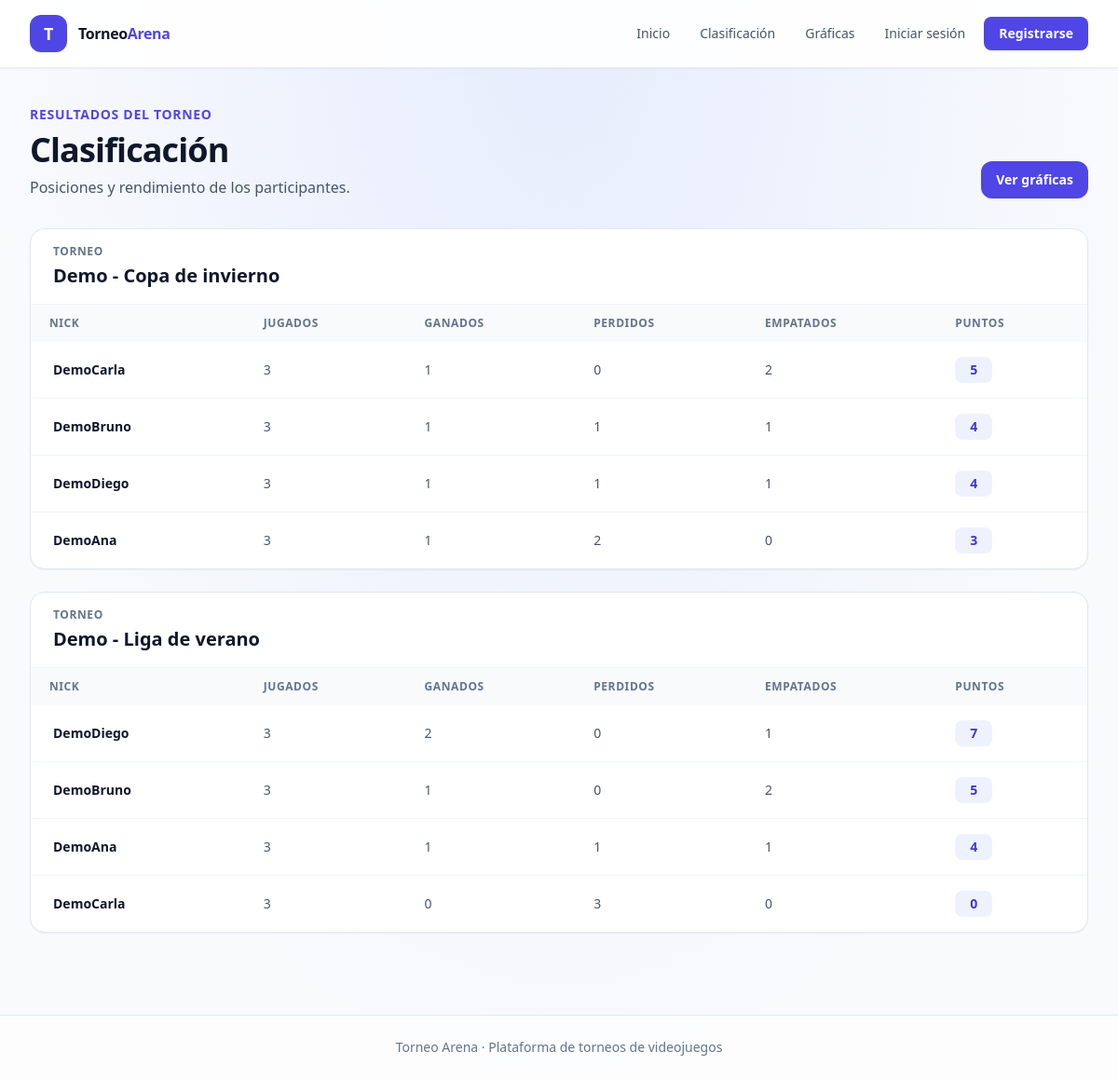
Page /clasificacion/ on the committed database.
### torneo/models.py (models this page shows, shortened)
class Torneo(models.Model):
    nombre = models.CharField(max_length=100)
    descripcion = models.TextField(blank=True)
    inscripciones_abiertas = models.BooleanField(default=True)

class Participante(models.Model):
    class Nivel(models.TextChoices):
        AMATEUR = 'amateur', 'Amateur'
        NORMAL = 'normal', 'Normal'
        EXPERT = 'expert', 'Expert'
    usuario = models.OneToOneField(
        settings.AUTH_USER_MODEL,
        on_delete=models.CASCADE,
        related_name='participante',
    )
    nick = models.CharField(max_length=50, unique=True)
    nivel = models.CharField(
        max_length=7,
        choices=Nivel.choices,
        default=Nivel.AMATEUR,
    )

### torneo/views.py (the view)
def clasificacion(request):
    return render(
        request,
        'torneo/clasificacion.html',
        {'clasificaciones': _obtener_clasificaciones()},
    )

### torneo/models.py (called while the page is built)
    @property
    def ganador(self):
        if self.puntos_a == self.puntos_b:
            return None
        if self.puntos_a > self.puntos_b:
            return self.inscripcion_a.participante
        return self.inscripcion_b.participante

    @property
    def puntos_clasificacion_a(self):
        if self.puntos_a == self.puntos_b:
            return 1
        return 3 if self.puntos_a > self.puntos_b else 0

    @property
    def puntos_clasificacion_b(self):
        if self.puntos_a == self.puntos_b:
            return 1
        return 3 if self.puntos_b > self.puntos_a else 0

### torneo/templates/torneo/clasificacion.html (shortened to what this page needs)
{% extends 'torneo/base.html' %}
{% block content %}
    <div class="mb-8 flex flex-col gap-3 sm:flex-row sm:items-end sm:justify-between">
        <div>
            <p class="text-sm font-semibold uppercase tracking-wider text-indigo-600">Resultados del torneo</p>
            <h1 class="mt-2 text-3xl font-bold tracking-tight text-slate-900 sm:text-4xl">Clasificación</h1>
            <p class="mt-2 text-slate-600">Posiciones y rendimiento de los participantes.</p>
        </div>
        <a class="inline-flex w-fit items-center rounded-xl bg-indigo-600 px-4 py-2.5 text-sm font-semibold text-white shadow-sm transition hover:bg-indigo-700" href="{% url 'torneo:graficas' %}">Ver gráficas</a>
    </div>
    <div class="space-y-6">
        {% for clasificacion in clasificaciones %}
            <section class="overflow-hidden rounded-2xl border border-slate-200 bg-white shadow-sm">
                <div class="border-b border-slate-100 px-5 py-4 sm:px-6">
                    <p class="text-xs font-semibold uppercase tracking-wider text-slate-500">Torneo</p>
                    <h2 class="mt-1 text-xl font-bold text-slate-900">{{ clasificacion.torneo.nombre }}</h2>
                </div>
                <div class="overflow-x-auto">
                    <table class="w-full min-w-[640px] text-left text-sm">
                        <thead class="bg-slate-50 text-xs uppercase tracking-wider text-slate-500">
                            <tr>
                                <th scope="col">Nick</th>
                                <th scope="col">Jugados</th>
                                <th scope="col">Ganados</th>
                                <th scope="col">Perdidos</th>
                                <th scope="col">Empatados</th>
                                <th scope="col">Puntos</th>
                            </tr>
                        </thead>
                        <tbody class="divide-y divide-slate-100">
                            {% for participante in clasificacion.participantes %}
                                <tr class="transition hover:bg-indigo-50/50">
                                    <td class="whitespace-nowrap px-5 py-4 font-semibold text-slate-900 sm:px-6">{{ participante.nick }}</td>
                                    <td class="px-5 py-4 text-slate-600">{{ participante.jugados }}</td>
                                    <td class="px-5 py-4 text-slate-600">{{ participante.ganados }}</td>
                                    <td class="px-5 py-4 text-slate-600">{{ participante.perdidos }}</td>
                                    <td class="px-5 py-4 text-slate-600">{{ participante.empatados }}</td>
                                    <td class="px-5 py-4"><span class="inline-flex min-w-10 justify-center rounded-lg bg-indigo-50 px-2.5 py-1 font-bold text-indigo-700">{{ participante.puntos }}</span></td>
                                </tr>
                            {% empty %}
                                <tr>
                                    <td class="px-5 py-8 text-center text-slate-500 sm:px-6" colspan="6">Todavía no hay resultados registrados.</td>
                                </tr>
                            {% endfor %}
                        </tbody>
                    </table>
                </div>
            </section>
        {% empty %}
            <p class="rounded-2xl border border-slate-200 bg-white p-8 text-center text-slate-600 shadow-sm">Aún no hay torneos para mostrar.</p>
        {% endfor %}
    </div>
{% endblock %}

### torneo/templates/torneo/base.html (shortened to what this page needs)
<!doctype html>
<html lang="es">
<head>
    <script src="https://cdn.tailwindcss.com"></script>
</head>
<body class="min-h-screen text-slate-800 antialiased">
    <header class="sticky top-0 z-10 border-b border-slate-200/80 bg-white/90 shadow-sm backdrop-blur">
        <nav class="mx-auto flex max-w-7xl flex-wrap items-center justify-between gap-4 px-4 py-4 sm:px-6 lg:px-8" aria-label="Navegación principal">
            <a class="flex items-center gap-3 font-bold tracking-tight text-slate-900" href="{% url 'torneo:inicio' %}">
                <span class="flex h-10 w-10 items-center justify-center rounded-xl bg-indigo-600 text-lg text-white shadow-sm">T</span>
                <span>Torneo<span class="text-indigo-600">Arena</span></span>
            </a>
            <div class="flex flex-wrap items-center gap-1 sm:gap-2">
                <a class="rounded-lg px-3 py-2 text-sm font-medium text-slate-600 transition hover:bg-indigo-50 hover:text-indigo-700" href="{% url 'torneo:inicio' %}">Inicio</a>
                <a class="rounded-lg px-3 py-2 text-sm font-medium text-slate-600 transition hover:bg-indigo-50 hover:text-indigo-700" href="{% url 'torneo:clasificacion' %}">Clasificación</a>
                <a class="rounded-lg px-3 py-2 text-sm font-medium text-slate-600 transition hover:bg-indigo-50 hover:text-indigo-700" href="{% url 'torneo:graficas' %}">Gráficas</a>
                {% if user.is_authenticated %}
                    <a class="rounded-lg px-3 py-2 text-sm font-medium text-slate-600 transition hover:bg-indigo-50 hover:text-indigo-700" href="{% url 'torneo:zona_participante' %}">Zona del participante</a>
                    {% if user.is_staff %}
                        <a class="rounded-lg px-3 py-2 text-sm font-medium text-slate-600 transition hover:bg-indigo-50 hover:text-indigo-700" href="{% url 'torneo:registrar_resultado' %}">Registrar resultado</a>
                        <a class="rounded-lg px-3 py-2 text-sm font-medium text-slate-600 transition hover:bg-indigo-50 hover:text-indigo-700" href="{% url 'admin:index' %}">Administración</a>
                    {% endif %}
                    <span class="hidden rounded-full bg-slate-100 px-3 py-1.5 text-sm font-semibold text-slate-700 sm:inline-flex">{{ user.participante.nick|default:user.get_username }}</span>
                    <form class="m-0" action="{% url 'torneo:logout' %}" method="post">
                        {% csrf_token %}
                        <button class="rounded-lg border border-slate-200 px-3 py-2 text-sm font-semibold text-slate-600 transition hover:border-rose-200 hover:bg-rose-50 hover:text-rose-700" type="submit">Cerrar sesión</button>
                    </form>
                {% else %}
                    <a class="rounded-lg px-3 py-2 text-sm font-medium text-slate-600 transition hover:bg-indigo-50 hover:text-indigo-700" href="{% url 'torneo:login' %}">Iniciar sesión</a>
                    <a class="rounded-lg bg-indigo-600 px-4 py-2 text-sm font-semibold text-white shadow-sm transition hover:bg-indigo-700 focus:outline-none focus:ring-4 focus:ring-indigo-200" href="{% url 'torneo:registro' %}">Registrarse</a>
                {% endif %}
            </div>
        </nav>
    </header>
    <main class="mx-auto w-full max-w-7xl px-4 py-8 sm:px-6 sm:py-10 lg:px-8">
        {% block content %}{% endblock %}
    </main>
    <footer class="mt-12 border-t border-slate-200 bg-white/70">
        <div class="mx-auto max-w-7xl px-4 py-6 text-center text-sm text-slate-500 sm:px-6 lg:px-8">
            Torneo Arena · Plataforma de torneos de videojuegos
        </div>
    </footer>
</body>
</html>

### torneo/templates/torneo/base.html (style rules this page uses)
body { background: radial-gradient(ellipse at top, rgba(224, 231, 255, 0.7), transparent 38rem), #f8fafc; }
thead th { padding: 0.75rem 1.25rem; font-size: 0.75rem; font-weight: 600; text-transform: uppercase; letter-spacing: 0.05em; }

### rows in the picture
Torneo: torneo.nombre "Demo - Copa de invierno", jugados "3" "3" "3" "3", ganados "1" "1" "1" "1", perdidos "0" "1" "1" "2", empatados "2" "1" "1" "0", puntos "5" "4" "4" "3"
Participante: nick "DemoCarla" "DemoCarla"
Participante: nick "DemoBruno" "DemoBruno"
Participante: nick "DemoDiego" "DemoDiego"
Participante: nick "DemoAna" "DemoAna"
Torneo: torneo.nombre "Demo - Liga de verano", jugados "3" "3" "3" "3", ganados "2" "1" "1" "0", perdidos "0" "0" "1" "3", empatados "1" "2" "1" "0", puntos "7" "5" "4" "0"
